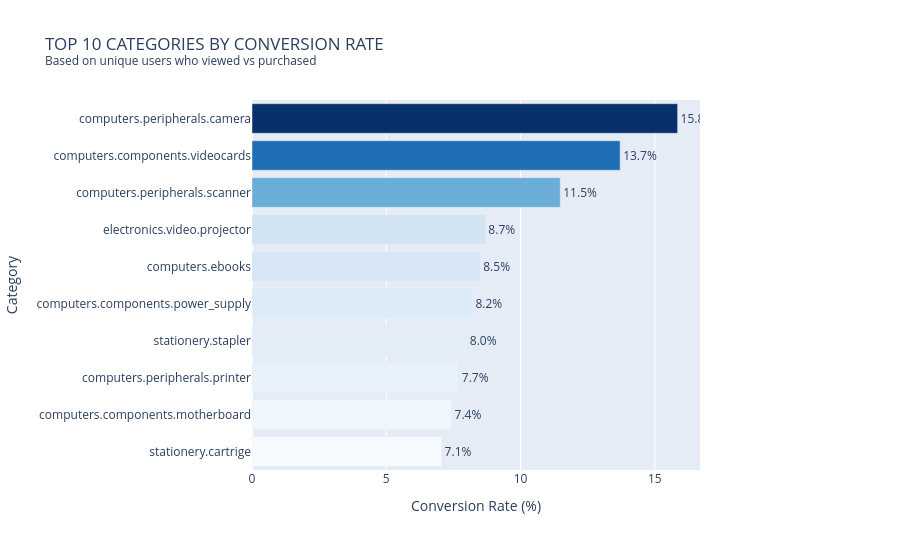

This figure's notebook cell:
### Code cell
fig = px.bar(
    top_converting.reset_index().sort_values('conversion_rate', ascending=True),
    x='conversion_rate',
    y='category_code',
    orientation='h',
    title='TOP 10 CATEGORIES BY CONVERSION RATE<br><sup>Based on unique users who viewed vs purchased</sup>',
    labels={
        'conversion_rate': 'Conversion Rate (%)',
        'category_code': 'Category'
    },
    color='conversion_rate',
    color_continuous_scale='Blues',
    text='conversion_rate'
)

fig.update_traces(texttemplate='%{text:.1f}%', textposition='outside')
fig.update_layout(
    coloraxis_showscale=False,
    width=900,
    height=550,
    margin=dict(l=250, r=200)
)
fig.show()

### Figure 1 — Plotly figure (JSON) as saved in the notebook; plotly's stock layout.template omitted (floating-point values rounded to 4 significant figures)
{"data": [{"hovertemplate": "Conversion Rate (%)=%{marker.color}<br>Category=%{y}<extra></extra>", "legendgroup": "", "marker": {"color": [7.06, 7.43, 7.7, 8.0, 8.21, 8.5, 8.69, 11.48, 13.71, 15.85], "coloraxis": "coloraxis", "pattern": {"shape": ""}}, "name": "", "orientation": "h", "showlegend": false, "text": [7.06, 7.43, 7.7, 8.0, 8.21, 8.5, 8.69, 11.48, 13.71, 15.85], "textposition": "outside", "texttemplate": "%{text:.1f}%", "type": "bar", "x": [7.06, 7.43, 7.7, 8.0, 8.21, 8.5, 8.69, 11.48, 13.71, 15.85], "xaxis": "x", "y": ["stationery.cartrige", "computers.components.motherboard", "computers.peripherals.printer", "stationery.stapler", "computers.components.power_supply", "computers.ebooks", "electronics.video.projector", "computers.peripherals.scanner", "computers.components.videocards", "computers.peripherals.camera"], "yaxis": "y"}], "layout": {"barmode": "relative", "coloraxis": {"autocolorscale": false, "colorbar": {"title": {"text": "Conversion Rate (%)"}}, "colorscale": [[0, "rgb(247,251,255)"], [0.125, "rgb(222,235,247)"], [0.25, "rgb(198,219,239)"], [0.375, "rgb(158,202,225)"], [0.5, "rgb(107,174,214)"], [0.625, "rgb(66,146,198)"], [0.75, "rgb(33,113,181)"], [0.875, "rgb(8,81,156)"], [1, "rgb(8,48,107)"]], "showscale": false}, "height": 550, "legend": {"tracegroupgap": 0}, "margin": {"l": 250, "r": 200}, "title": {"text": "TOP 10 CATEGORIES BY CONVERSION RATE<br><sup>Based on unique users who viewed vs purchased</sup>"}, "width": 900, "xaxis": {"anchor": "y", "domain": [0, 1], "title": {"text": "Conversion Rate (%)"}}, "yaxis": {"anchor": "x", "domain": [0, 1], "title": {"text": "Category"}}}}
